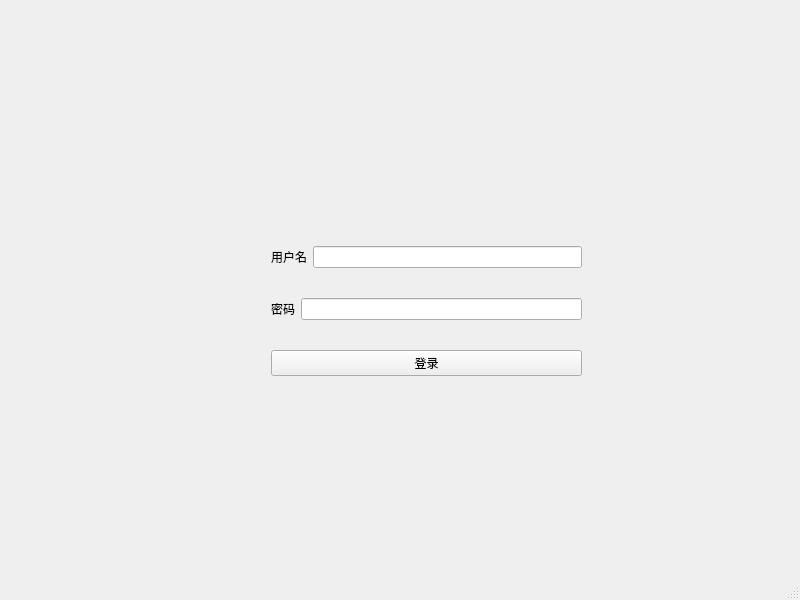
<?xml version="1.0" encoding="UTF-8"?>
<ui version="4.0">
 <class>MainWindow</class>
 <widget class="QMainWindow" name="MainWindow">
  <property name="geometry">
   <rect>
    <x>0</x>
    <y>0</y>
    <width>800</width>
    <height>600</height>
   </rect>
  </property>
  <property name="windowTitle">
   <string>MainWindow</string>
  </property>
  <widget class="QWidget" name="centralwidget">
   <widget class="QWidget" name="">
    <property name="geometry">
     <rect>
      <x>271</x>
      <y>222</y>
      <width>311</width>
      <height>181</height>
     </rect>
    </property>
    <layout class="QVBoxLayout" name="verticalLayout">
     <item>
      <layout class="QHBoxLayout" name="horizontalLayout">
       <item>
        <widget class="QLabel" name="label">
         <property name="text">
          <string>用户名</string>
         </property>
        </widget>
       </item>
       <item>
        <widget class="QLineEdit" name="lineEdit_2"/>
       </item>
      </layout>
     </item>
     <item>
      <layout class="QHBoxLayout" name="horizontalLayout_2">
       <item>
        <widget class="QLabel" name="label_2">
         <property name="text">
          <string>密码</string>
         </property>
        </widget>
       </item>
       <item>
        <widget class="QLineEdit" name="lineEdit"/>
       </item>
      </layout>
     </item>
     <item>
      <widget class="QPushButton" name="pushButton">
       <property name="text">
        <string>登录</string>
       </property>
      </widget>
     </item>
    </layout>
   </widget>
  </widget>
  <widget class="QMenuBar" name="menubar">
   <property name="geometry">
    <rect>
     <x>0</x>
     <y>0</y>
     <width>800</width>
     <height>26</height>
    </rect>
   </property>
  </widget>
  <widget class="QStatusBar" name="statusbar"/>
 </widget>
 <resources/>
 <connections/>
</ui>
